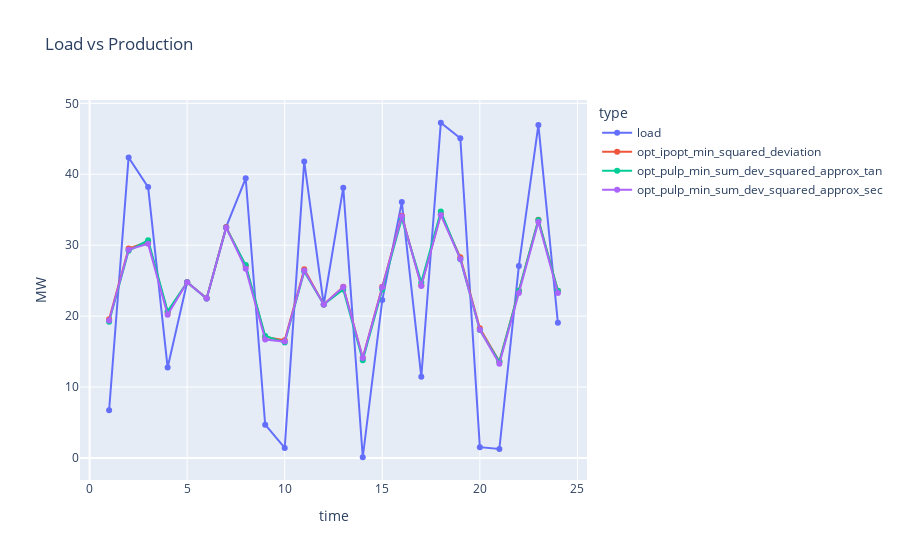

The notebook cell this image was saved under:
### Code cell
df_sol_pulp4 = pd.DataFrame(dict(
    time = [t for t in range(1,T+1)],
    power = [pulp.value(prod[t]) for t in range(1,T+1)],
    type = "opt_pulp_min_sum_dev_squared_approx_sec"
))

fig = px.line(pd.concat([df_load,
                         df_sol_ipopt,
                         #df_sol_pulp,
                         #df_sol_pulp2,
                         df_sol_pulp3,
                         df_sol_pulp4,
                        ]), x="time", y="power",color="type", title="Load vs Production", markers=True) 
fig.update_layout(xaxis_title="time", yaxis_title="MW")
fig.show()

### Figure 1 — Plotly figure (JSON) as saved in the notebook; plotly's stock layout.template omitted (floating-point values rounded to 4 significant figures)
{"data": [{"hovertemplate": "type=load<br>time=%{x}<br>power=%{y}<extra></extra>", "legendgroup": "load", "line": {"color": "#636efa", "dash": "solid"}, "marker": {"symbol": "circle"}, "mode": "markers+lines", "name": "load", "orientation": "v", "showlegend": true, "type": "scatter", "x": [1, 2, 3, 4, 5, 6, 7, 8, 9, 10, 11, 12, 13, 14, 15, 16, 17, 18, 19, 20, 21, 22, 23, 24], "xaxis": "x", "y": [6.718, 42.37, 38.19, 12.75, 24.77, 22.47, 32.58, 39.44, 4.693, 1.417, 41.79, 21.64, 38.11, 0.1053, 22.27, 36.08, 11.44, 47.26, 45.07, 1.529, 1.272, 27.07, 46.96, 19.06], "yaxis": "y"}, {"hovertemplate": "type=opt_ipopt_min_squared_deviation<br>time=%{x}<br>power=%{y}<extra></extra>", "legendgroup": "opt_ipopt_min_squared_deviation", "line": {"color": "#EF553B", "dash": "solid"}, "marker": {"symbol": "circle"}, "mode": "markers+lines", "name": "opt_ipopt_min_squared_deviation", "orientation": "v", "showlegend": true, "type": "scatter", "x": [1, 2, 3, 4, 5, 6, 7, 8, 9, 10, 11, 12, 13, 14, 15, 16, 17, 18, 19, 20, 21, 22, 23, 24], "xaxis": "x", "y": [19.54, 29.54, 30.47, 20.47, 24.77, 22.53, 32.53, 27.06, 17.06, 16.6, 26.6, 21.64, 24.14, 14.14, 24.14, 34.14, 24.35, 34.35, 28.3, 18.3, 13.59, 23.59, 33.59, 23.59], "yaxis": "y"}, {"hovertemplate": "type=opt_pulp_min_sum_dev_squared_approx_tan<br>time=%{x}<br>power=%{y}<extra></extra>", "legendgroup": "opt_pulp_min_sum_dev_squared_approx_tan", "line": {"color": "#00cc96", "dash": "solid"}, "marker": {"symbol": "circle"}, "mode": "markers+lines", "name": "opt_pulp_min_sum_dev_squared_approx_tan", "orientation": "v", "showlegend": true, "type": "scatter", "x": [1, 2, 3, 4, 5, 6, 7, 8, 9, 10, 11, 12, 13, 14, 15, 16, 17, 18, 19, 20, 21, 22, 23, 24], "xaxis": "x", "y": [19.22, 29.22, 30.69, 20.69, 24.77, 22.47, 32.47, 27.19, 17.19, 16.29, 26.29, 21.64, 23.77, 13.77, 23.77, 33.77, 24.76, 34.76, 28.03, 18.03, 13.57, 23.57, 33.57, 23.57], "yaxis": "y"}, {"hovertemplate": "type=opt_pulp_min_sum_dev_squared_approx_sec<br>time=%{x}<br>power=%{y}<extra></extra>", "legendgroup": "opt_pulp_min_sum_dev_squared_approx_sec", "line": {"color": "#ab63fa", "dash": "solid"}, "marker": {"symbol": "circle"}, "mode": "markers+lines", "name": "opt_pulp_min_sum_dev_squared_approx_sec", "orientation": "v", "showlegend": true, "type": "scatter", "x": [1, 2, 3, 4, 5, 6, 7, 8, 9, 10, 11, 12, 13, 14, 15, 16, 17, 18, 19, 20, 21, 22, 23, 24], "xaxis": "x", "y": [19.37, 29.37, 30.19, 20.19, 24.77, 22.47, 32.47, 26.69, 16.69, 16.42, 26.42, 21.64, 24.11, 14.11, 24.08, 34.08, 24.26, 34.26, 28.07, 18.07, 13.27, 23.27, 33.27, 23.27], "yaxis": "y"}], "layout": {"autosize": true, "legend": {"title": {"text": "type"}, "tracegroupgap": 0}, "title": {"text": "Load vs Production"}, "xaxis": {"anchor": "y", "autorange": true, "domain": [0, 1], "range": [-0.4496, 25.45], "title": {"text": "time"}, "type": "linear"}, "yaxis": {"anchor": "x", "autorange": true, "domain": [0, 1], "range": [-3.786, 51.16], "title": {"text": "MW"}, "type": "linear"}}}
